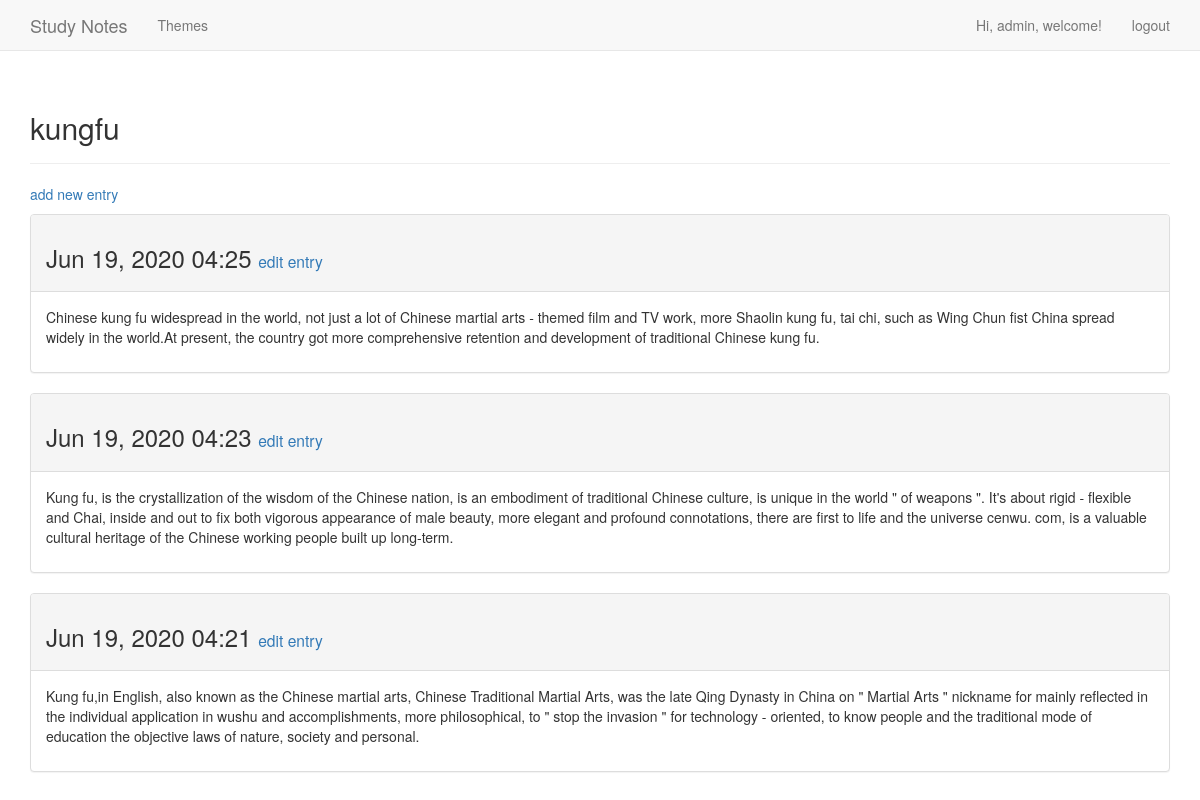
Screenshot of /topic/5/ (signed in) with the database file from the repository.
### learning_logs/models.py (models this page shows, shortened)
class Topic(models.Model):
    text = models.CharField(max_length=200)
    date_added = models.DateTimeField(auto_now_add=True)
    owner = models.ForeignKey(User, on_delete=models.CASCADE)  # 若执行删除，将以级联的方式进行
    def __str__(self):
        return self.text

class Entry(models.Model):
    topic = models.ForeignKey(Topic, on_delete=models.CASCADE)  # 外键实例，删除是以级联的方式
    text = models.TextField()
    date_added = models.DateTimeField(auto_now_add=True)  # 自动添加当前时间戳
    class Meta:
        verbose_name_plural = 'entries'  # 详细的多个条目名

### learning_logs/views.py (the view)
# urls.py: re_path(r'^topic/(?P<topic_id>\d+)/$', views.topic, name='topic'),  # 其中的正则相当于分组捕获，将值存至topic_id中
@login_required
def topic(request, topic_id):
    topic_single = Topic.objects.get(id=topic_id)
    check_topic_owner(request, topic_single)
    entries = topic_single.entry_set.order_by('-date_added')  # 减号指定按照降序排序
    context = {'topic': topic_single, 'entries': entries}  # 数据环境字典
    return render(request, 'learning_logs/topic.html', context)

### learning_logs/tools.py (called while the page is built)
def check_topic_owner(request, topic):
    if topic.owner != request.user:
        raise Http404

### learning_logs/templates/learning_logs/topic.html
{% extends 'learning_logs/base.html' %}
{% block header %}
	<h2>{{ topic }}</h2>
{% endblock header %}
{% block content %}
  <p>
    <a href="{% url 'learning_logs:new_entry' topic.id %}">add new entry</a>
  </p>
    {% for entry in entries %}
      <div class="panel panel-default">
        <div class="panel-heading">
					<h3>
						{{ entry.date_added | date:'M d, Y H:i' }}
						<small>
							<a href="{% url 'learning_logs:edit_entry' entry.id %}">edit entry</a>
						</small>
					</h3>
        </div>
	      <div class="panel-body">
		      {{ entry.text | linebreaks }}
	      </div>
      </div>
    {% empty %}
          There are no entries for this topic yet.
    {% endfor %}
{% endblock content %}

### learning_logs/templates/learning_logs/base.html (shortened to what this page needs)
{% load bootstrap3%}
<!DOCTYPE html>
<html lang="en">
	<head>
		{% bootstrap_css %}
	</head>
	<body>
		<nav class="navbar navbar-default navbar-static-top">
			<div class="container">
				<div class="navbar-header">
					<a class="navbar-brand" href="{% url 'learning_logs:index' %}">Study Notes</a>
				</div>
				<div id="navbar" class="navbar-collapse collapse">
					<ul class="nav navbar-nav">
						<li> <a href="{% url 'learning_logs:topics' %}">Themes</a> </li>
					</ul>
					<ul class="nav navbar-nav navbar-right">
						{% if user.is_authenticated %}
						<li><a>Hi, {{ user.username }}, welcome!</a></li>
							<li><a href="{% url 'users:logout' %}">logout</a> </li>
						{% else %}
							<li><a href="{% url 'users:login' %}">login</a> </li>
							<li><a href="{% url 'users:register' %}">register</a> </li>
						{% endif %}
					</ul>
				</div><! --/.nav-collapse -->
			</div>
		</nav>
		<div class="container">
			<div class="page-header">
				{% block header %}{% endblock header %}
			</div>
			<div>
				{% block content %}{% endblock content %}
			</div>
		</div>
	</body>
</html>

### rows the page displays
Topic: text "kungfu"
Entry: date_added "Jun 19, 2020 04:25", text "Chinese kung fu widespread in the world, not just a lot of Chinese martial arts - themed film and TV work, more Shaolin kung fu, tai chi, such as Wing Chun fist China spread widely in the world.At present, the country got more comprehensive retention and development of traditional Chinese kung fu."
Entry: date_added "Jun 19, 2020 04:23", text "Kung fu, is the crystallization of the wisdom of the Chinese nation, is an embodiment of traditional Chinese culture, is unique in the world \" of weapons \". It's about rigid - flexible and Chai, inside and out to fix both vigorous appearance of male beauty, more elegant and profound connotations, there are first to life and the universe cenwu. com, is a valuable cultural heritage of the Chinese working people built up long-term."
Entry: date_added "Jun 19, 2020 04:21", text "Kung fu,in English, also known as the Chinese martial arts, Chinese Traditional Martial Arts, was the late Qing Dynasty in China on \" Martial Arts \" nickname for mainly reflected in the individual application in wushu and accomplishments, more philosophical, to \" stop the invasion \" for technology - oriented, to know people and the traditional mode of education the objective laws of nature, society and personal."

### other values shown
{{ user.username }} "admin"
